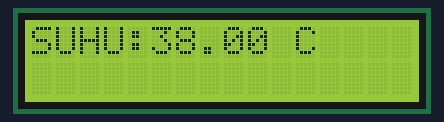
Recording of a sketch running on a simulated Arduino Uno, built with avr-gcc and run on an emulated ATmega328P. Shown: 16×2 character LCD. Random numbers use the default seed unless the sketch sets one.

Above: at 0.1 s.
At 6.2 s:
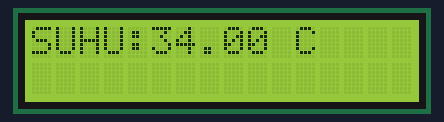
At 10.3 s:
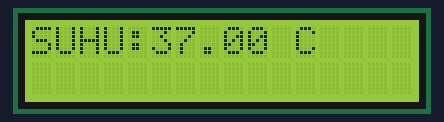
At 19.5 s:
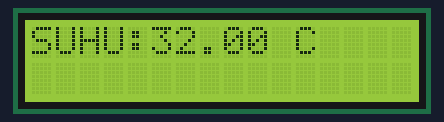
At 28.6 s:
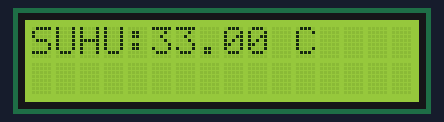
At 38.8 s:
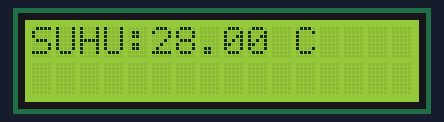

Measured:
- what the display in image 1 shows lasts 1.0 s, from 6.2 s to 7.2 s
- what the display in image 2 shows lasts 2.0 s, from 10.3 s to 12.3 s

The sketch:

9.LCD.ino
```cpp
//Download Library LiquidCrystal_I2C
#include <LiquidCrystal_I2C.h>
//Inisialisasi pembuatan variable
LiquidCrystal_I2C lcd(0x27, 16, 2);

int Li          = 17;
int Lii         = 1;
int Ri          = -1;
int Rii         = -1;

void setup() {
 //Menentukan Fungsionalitas dari PIN pada Microcontroller
 Serial.begin(115200); //baudrate yang digunakan untuk komunikasi microcontroller dengan komputer
 lcd.begin();
}
void loop() {
 //Program yang akan dijalankan berulang-ulang
 float suhu=random(27.1,40.5);
 lcd.clear(); //Untuk Menghapus karakter pada LCD
 lcd.setCursor(0,0); lcd.print("SUHU:");
 lcd.setCursor(5,0); lcd.print(suhu);
 lcd.setCursor(10,0); lcd.print(" C");
 delay(1000); //Jeda waktu perulagan seama 1000 mili detik
}
```
